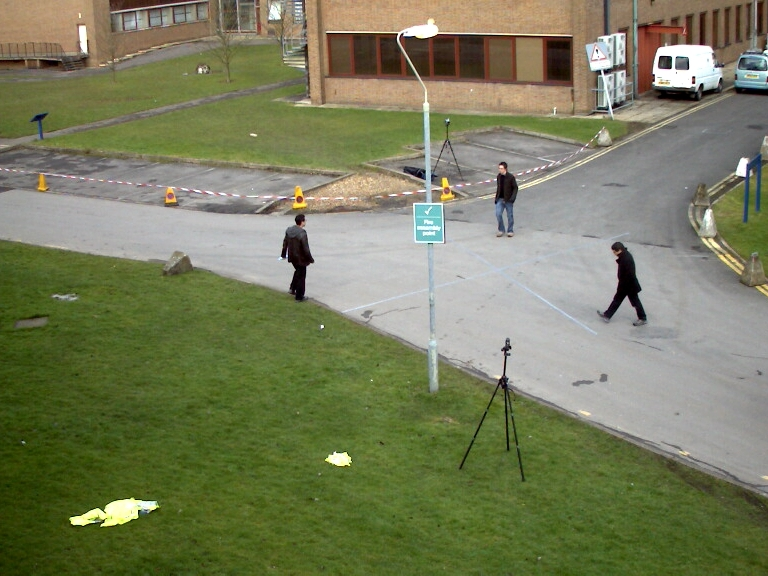
#> input picture PutImageDatasetHere/View_001/frame_0004.jpg, 768 x 576 px; its folder holds only this picture in this run
$ python b_myDetectionAlgorithm.py
#> lines starting #> are read from the running program, lines starting #| are printed output that depends on the picture
import cv2
import os
import pandas as pd
import numpy as np
import matplotlib.pyplot as plt
from a_GT_visualization import createBoundingBox, createIdentityNumber


# Loads all the names of the frames from the dataset
def loadImgDatasetPaths():

    print('\n\t -Selecting images')

    image_folder = "PutImageDatasetHere/View_001"
    imagesPaths = [os.path.join(image_folder, img) for img in os.listdir(image_folder)]
    imagesPaths.sort()

    return imagesPaths


# Receives the path to all images and returns the images without the background by using a median filter
def removeBG(pathToImages, minThreshold=15, openingK=4, dilationK=1, closingK=6, smallClosingK=3, minArea=200):

#> called with minThreshold = 15, openingK = 4, dilationK = 1, closingK = 6, smallClosingK = 3, minArea = 200
    print('\n\t -Applying morphological transformations images')

    print('Loading images...')
    # Load all images
    images = [cv2.imread(imgPath) for imgPath in pathToImages]
#> images = 1 item

    print('Computing median to remove background...')
    # Compute median image (background) by subsampling all the images and return a grayscale image
    median = cv2.cvtColor(np.median(images[::10], axis=0).astype(np.uint8), cv2.COLOR_BGR2GRAY)
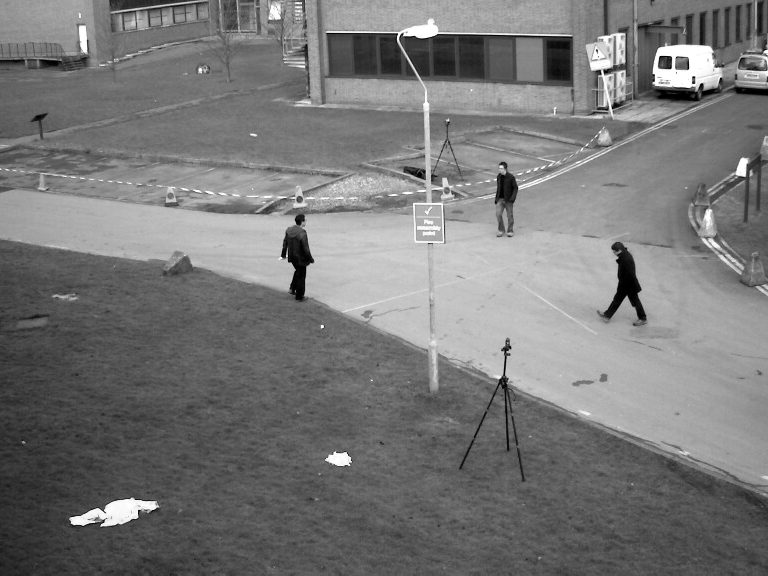
#> median: shape (576, 768); min 0, max 255, mean 120

    # Initialize list to store binary images without background
    imagesWithoutBG = []

    print('Applying morphological transformation on all images...')
    # Loop through all images
    for img in images:
        # Convert the image to grayscale
        gray = cv2.cvtColor(img, cv2.COLOR_BGR2GRAY)

        # Subtract the median from the grayscale image to obtain the foreground
        foreground = cv2.absdiff(gray, median)

        # Threshold the foreground to obtain a binary image
        thresholded = cv2.threshold(foreground, minThreshold, 255, cv2.THRESH_BINARY)[1]

        # Apply opening to remove small objects or noise from binary image
        kernel = np.ones((openingK, openingK),np.uint8)
        opened = cv2.morphologyEx(thresholded, cv2.MORPH_OPEN, kernel)

        # Dilation to fill gap between head and body
        kernel = np.ones((dilationK,dilationK),np.uint8)
        dilated = cv2.dilate(opened, kernel)
        dilated = cv2.dilate(dilated, kernel)

        # Perform a closing operation to fill in big gaps in the objects
        kernel = np.ones((closingK,closingK),np.uint8)
        closed = cv2.morphologyEx(dilated, cv2.MORPH_CLOSE, kernel)

        # Perform many closing operations to fill in small gaps in the objects
        kernel = np.ones((smallClosingK,smallClosingK),np.uint8)
        closed = cv2.morphologyEx(closed, cv2.MORPH_CLOSE, kernel)
        closed = cv2.morphologyEx(closed, cv2.MORPH_CLOSE, kernel)
        closed = cv2.morphologyEx(closed, cv2.MORPH_CLOSE, kernel)
        closed = cv2.morphologyEx(closed, cv2.MORPH_CLOSE, kernel)

        imagesWithoutBG.append(closed)
#> this loop made 1 pass
#> after the loop, imagesWithoutBG = 1 item
    print('Morphological transformations applied.')
    return imagesWithoutBG


# Creates a dataframe that has all the data to create the bounding boxes on all images
def createMyTruth(imagesWithoutBG):

    print('\n\t -Creating dataframe with the data from the computer vision analysis')

    # Define the column names for the dataframe
    columns = ["Frame number", "Identity number", "Bounding box left", "Bounding box top",
               "Bounding box width", "Bounding box height", "Area", "Centroid"]

    # Initialize empty list for empty dataframe for tracking data
    dfMyTruth = pd.DataFrame(columns=columns)

    # Initialize dictionary to store centroids for each identity number
    centroids_dict = {}

    print('Iterating through every binary image...')
    # Loop through each binary image in the list
    for frame_num, binary_img in enumerate(imagesWithoutBG):

        # Perform connected component analysis on the binary image
        num_labels, labels, stats, centroids = cv2.connectedComponentsWithStats(binary_img)

        # Loop through each connected component in the binary image
        for i in range(1, num_labels):

            # Extract stats for this component
            left = stats[i, cv2.CC_STAT_LEFT]
            top = stats[i, cv2.CC_STAT_TOP]
            width = stats[i, cv2.CC_STAT_WIDTH]
            height = stats[i, cv2.CC_STAT_HEIGHT]
            area = stats[i, cv2.CC_STAT_AREA]

            # Remove noise by avaliating only big regions
            if area >= 200:

                # Get centroid coordinates
                cx, cy = centroids[i]

                # Check if this is a new or existing identity (if is new pedestrian or an existing one)
                existing_ids = list(centroids_dict.keys())
                if len(existing_ids) == 0:
                    # If there are no existing pedestrians, assign identity number 1 to this component
                    identity_num = 1
                    centroids_dict[identity_num] = (cx, cy)
                else:
                    # If there are existing pedestrians, find the closest one and assign it to this component
                    min_dist = float('inf')
                    min_id = None
                    for identity_num, centroid in centroids_dict.items():
                        dist = np.sqrt((cx - centroid[0])**2 + (cy - centroid[1])**2)
                        if dist < min_dist:
                            min_dist = dist
                            min_id = identity_num
                    if min_dist > 50:
                        # If the closest identity is too far away, create a new one
                        max_id = max(existing_ids)
                        identity_num = max_id + 1
                        centroids_dict[identity_num] = (cx, cy)
                    else:
                        # Otherwise, assign the closest identity to this component
                        identity_num = min_id
                        centroids_dict[identity_num] = (cx, cy)


                # Add tracking data to the my truth dataframe
                new_line = pd.DataFrame({
                        "Frame number": frame_num+1, #as the txt, it starts at 1
                        "Identity number": identity_num,
                        "Bounding box left": left,
                        "Bounding box top": top,
                        "Bounding box width": width,
                        "Bounding box height": height,
                        "Area": area,
                        "xCentroid": cx,
                        "yCentroid": cy
                }, index=[0])
                dfMyTruth = pd.concat([dfMyTruth, new_line], ignore_index=True)

    print('Data collected.')

    return dfMyTruth


def showMTworking(imagesPath, myAnalysisDf):

    print('\n\t -Starting the presentation of the results')
    # Loop through the images and display them one after another like a video
    for idx, img_path in enumerate(imagesPath):

        img = cv2.imread(img_path)
        df = myAnalysisDf
        # select all the boxes that shall appear in frame number idx+1
        boxes = df[df["Frame number"] == idx+1]

        for _, row in boxes.iterrows():
            xTopLeft = row["Bounding box left"]
            yTopLeft = row["Bounding box top"]
            width = row["Bounding box width"]
            height = row["Bounding box height"]
            id = row["Identity number"]

            img = createBoundingBox(img, xTopLeft, yTopLeft, width, height, (0, 255, 255))
            img = createIdentityNumber(img, xTopLeft, yTopLeft, width, id, (0, 255, 255))

        cv2.imshow("My detection algorithm", img)
        if cv2.waitKey(25) & 0xFF == ord('q'):
            cv2.destroyAllWindows()
            break

    print('Finished.')
    cv2.destroyAllWindows()
    return


def showMTTrajectories(all_images_path, myTruthDf):
    # Read the first image to get its dimensions
    img = cv2.imread(all_images_path[0])
    height, width, channels = img.shape

    # Initialize the canvas with transparent background
    canvas = np.zeros((height, width, 4), dtype=np.uint8)

    # Set the alpha channel of the canvas to 50 (semi-transparent)
    canvas[:, :, 3] = 50

    # Define a dictionary to map identity numbers to colors
    id_color_dict = {}

    # Loop over all the images
    for i, img_path in enumerate(all_images_path):
        # Read the image
        img = cv2.imread(img_path)

        # Get the rows for the current frame
        df = myTruthDf[myTruthDf['Frame number'] == i]

        # Loop over the rows
        for _, row in df.iterrows():
            # Get the centroid coordinates
            x = int(row['xCentroid'])
            y = int(row['yCentroid'])

            # Get the identity number
            identity_number = row['Identity number']

            # Check if the identity number is already in the dictionary
            if identity_number in id_color_dict:
                # If it is, use the existing color
                color = id_color_dict[identity_number]
            else:
                # If not, generate a random color and add it to the dictionary
                color = np.random.randint(0, 255, size=3)
                color = tuple(map(int, color))
                id_color_dict[identity_number] = color

            # Draw the circle on the canvas with the corresponding color
            cv2.circle(canvas, (x, y), 5, color + (50,), -1)

        # Show the canvas overlaid on the image
        cv2.imshow('Trajectories', cv2.addWeighted(img, 0.7, canvas[:, :, :3], 0.3, 0))

        if cv2.waitKey(25) & 0xFF == ord('q'):
            cv2.destroyAllWindows()
            break

    cv2.destroyAllWindows()


def generateDinamicHeatmap(all_images_path, myTruthDf, sigma=20):
    # Loop over all the images
    for i, img_path in enumerate(all_images_path):
        # Read the image
        img = cv2.imread(img_path)

        # Get the rows for the current frame
        df = myTruthDf[myTruthDf['Frame number'] == i]

        # Read the first image to get its dimensions
        height, width, channels = img.shape

        # Initialize the heatmap with zeros
        heatmap = np.zeros((height, width), dtype=np.float32)

        # Loop over the rows
        for _, row in df.iterrows():
            # Get the centroid coordinates
            x = int(row['xCentroid'])
            y = int(row['yCentroid'])

            # Set the standard deviation of the Gaussian kernel
            sigma = sigma

            # Calculate the distance from the current point to all other points
            xv, yv = np.meshgrid(np.arange(width), np.arange(height))
            distance = np.sqrt((xv - x)**2 + (yv - y)**2)

            # Calculate the weights for each pixel based on the distance
            weights = np.exp(-distance**2 / (2 * sigma**2))

            # Update the heatmap with the weighted values
            heatmap += weights

        # Normalize the heatmap to a range of [0, 1]

        if np.max(heatmap) == 0:
            heatmap_norm = heatmap
        else:
            heatmap_norm = heatmap / np.max(heatmap)

        # Convert the heatmap to a 3-channel image
        heatmap = cv2.cvtColor(np.uint8(heatmap_norm * 255), cv2.COLOR_GRAY2BGR)

        # Resize the heatmap to match the size of the original image
        heatmap = cv2.resize(heatmap, (width, height))

        # Add the heatmap on top of the original image
        heatmap_img = cv2.addWeighted(img, 0.2, heatmap, 0.8, 0)

        # Show the heatmap image
        cv2.imshow('Dinamic heatmap', heatmap_img)

        if cv2.waitKey(25) & 0xFF == ord('q'):
            cv2.destroyAllWindows()
            break

    cv2.destroyAllWindows()


def generateSimpleHeatmap(all_images_path, myTruthDf, size=10):

    print("\n\t -Calculating simple heatmap")

    # Read the first image to get its dimensions
    img = cv2.imread(all_images_path[0])
    height, width, channels = img.shape

    # Initialize the heatmap
    heatmap = np.zeros((height, width), dtype=np.float32)

    # Loop over all the images
    for i, img_path in enumerate(all_images_path):
        # Read the image
        img = cv2.imread(img_path)

        # Get the rows for the current frame
        df = myTruthDf[myTruthDf['Frame number'] == i]

        # Loop over the rows
        for _, row in df.iterrows():
            # Get the centroid coordinates
            x = int(row['xCentroid'])
            y = int(row['yCentroid'])

            # Add to the heatmap around the given coordinates
            heatmap[max(0, y-size):min(height, y+size), max(0, x-size):min(width, x+size)] += 1

    # Calculate the percentage of time spent in each area
    total_time = len(all_images_path)
    heatmap_percentage = heatmap / total_time * 100

    # Plot the heatmap
    plt.imshow(heatmap_percentage, cmap='inferno')

    # Add a colorbar
    cbar = plt.colorbar()
    cbar.set_label('% of time spent in area')

    # Title
    plt.title("Occupancy heatmap (whole scene)")

    # Show the plot
    plt.show()
    print("Plotted")


def generateGaussianHeatmap(all_images_path, myTruthDf, sigma=20):

    print("\n\t -Calculating Gaussian heatmap (whole scene)")

    # Read the first image to get its dimensions
    img = cv2.imread(all_images_path[0])
    height, width, channels = img.shape

    # Initialize the heatmap with zeros
    heatmap = np.zeros((height, width), dtype=np.float32)

    # Loop over all the images
    for i, img_path in enumerate(all_images_path):
        # Read the image
        img = cv2.imread(img_path)

        # Get the rows for the current frame
        df = myTruthDf[myTruthDf['Frame number'] == i]

        # Loop over the rows
        for _, row in df.iterrows():
            # Get the centroid coordinates
            x = int(row['xCentroid'])
            y = int(row['yCentroid'])

            # Set the standard deviation of the Gaussian kernel
            sigma = sigma

            # Calculate the distance from the current point to all other points
            xv, yv = np.meshgrid(np.arange(width), np.arange(height))
            distance = np.sqrt((xv - x)**2 + (yv - y)**2)

            # Calculate the weights for each pixel based on the distance
            weights = np.exp(-distance**2 / (2 * sigma**2))

            # Update the heatmap with the weighted values
            heatmap += weights

    # Calculate the percentage of time spent in each area
    total_time = len(all_images_path)
    heatmap_percentage = heatmap / total_time * 100

    # Plot the heatmap
    plt.imshow(heatmap_percentage, cmap='inferno')

    # Add a colorbar
    cbar = plt.colorbar()
    cbar.set_label('% of time spent in area')

    # Title
    plt.title("Occupancy heatmap (whole scene)")

    # Show the plot
    plt.show()
    print("Plotted")


if __name__ == "__main__":

    # Getting images
    all_images_path = loadImgDatasetPaths()

    # Define the parameters for removeBG function
    minThreshold = 15
    openingK = 4
    dilationK = 1
    closingK = 6
    smallClosingK = 3
    minArea = 200

    # Define the filename
    filename = f"myTruthDf-{minThreshold}-{openingK}-{dilationK}-{closingK}-{smallClosingK}-{minArea}.csv"

    # Check if the simulation was already done, if so, load the data
    if os.path.isfile(filename):
        # If the file exists, read it in
        print("This analysis was already done")
        myTruthDf = pd.read_csv(filename)

    # Otherwise, load run the algorithm, create the data and save it to a .csv
    else:
        # If the file does not exist, run removeBG and createMyTruth and save the output to a file
        imagesWithoutBG = removeBG(all_images_path, minThreshold=minThreshold, openingK=openingK, dilationK=dilationK, closingK=closingK, smallClosingK=smallClosingK, minArea=minArea)
#> imagesWithoutBG = 1 item
        myTruthDf = createMyTruth(imagesWithoutBG)
#> the loop in createMyTruth, `for frame_num, binary_img in enumerate(imagesWithoutBG):` made 1 pass
#> (frame_num, num_labels, stats, centroids) on pass 1: (0, 1, [[0, 0, 768, 576, 442368]], [[383.5, 287.5]])
#> after the loop in createMyTruth, `for frame_num, binary_img in enumerate(imagesWithoutBG):`: centroids_dict = 0 items
#> myTruthDf = table of 0 rows and 8 columns
        myTruthDf.to_csv(filename, index=False)

    # Presenting results
    showMTworking(all_images_path, myTruthDf)
#> in showMTworking, img is the input picture: shape (576, 768, 3); mean B, G, R 92.4, 125.2, 120.5
#> (key q is pressed here)

    # Shows the trajectories dinamically
    showMTTrajectories(all_images_path, myTruthDf)
#> after the loop in showMTTrajectories, `for _, row in df.iterrows():`: id_color_dict = 0 items
#> in showMTTrajectories, `cv2.imshow('Trajectories', cv2.addWeighted(img, 0.7, canvas[:, :, :3],..`:
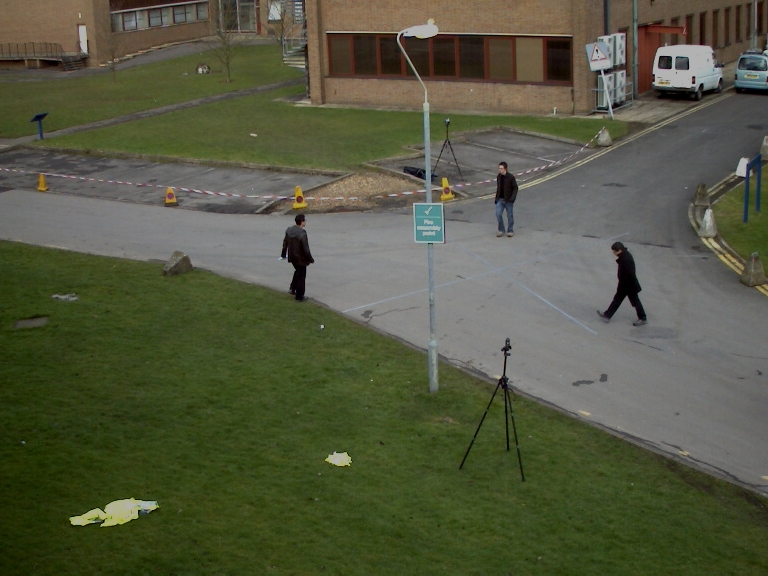
#> window 'Trajectories': shape (576, 768, 3); mean B, G, R 64.7, 87.6, 84.3
#> (key q is pressed here)

    # Show dinamic heatmap of each frame
    generateDinamicHeatmap(all_images_path, myTruthDf, sigma=50)
#> in generateDinamicHeatmap, `df = myTruthDf[myTruthDf['Frame number'] == i]`: df = table of 0 rows and 8 columns
#> in generateDinamicHeatmap, `heatmap = cv2.cvtColor(np.uint8(heatmap_norm * 255), cv2.COLOR_GRAY2BGR)`: heatmap: shape (576, 768, 3); every value is 0
#> in generateDinamicHeatmap, `heatmap_img = cv2.addWeighted(img, 0.2, heatmap, 0.8, 0)`:
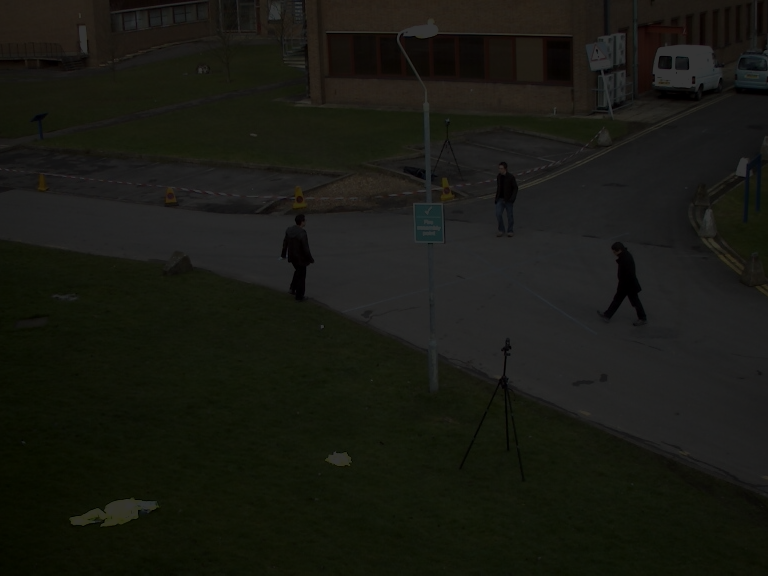
#> heatmap_img: shape (576, 768, 3); mean B, G, R 18.5, 25, 24.1
#> (key q is pressed here)

    # Plot the a simple static heatmap (10*10 calculations per person, n per frame)
    generateSimpleHeatmap(all_images_path, myTruthDf, size=10)
#> in generateSimpleHeatmap, `total_time = len(all_images_path)`: total_time = 1
#> in generateSimpleHeatmap, `plt.show()`:
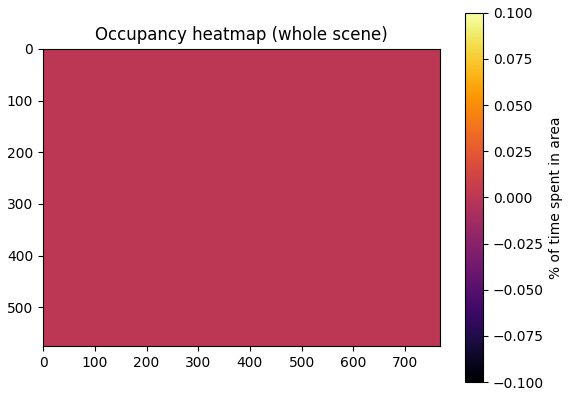
#> figure drawn by matplotlib, 2 panels

    # Plot the static heatmap using gaussian metric (w*h calculations per person, n*w*h per frame)
    generateGaussianHeatmap(all_images_path, myTruthDf, sigma=20)
#> in generateGaussianHeatmap, `df = myTruthDf[myTruthDf['Frame number'] == i]`: df = table of 0 rows and 8 columns
#> in generateGaussianHeatmap, `total_time = len(all_images_path)`: total_time = 1


'''
Code if I want to see a specific result. Just need to change imagesWithoutBG.append(closed) if needed.

        for img in imagesWithoutBG:
            cv2.imshow("Image without background", img)
            if cv2.waitKey(25) and 0xFF == ord('q'):
                cv2.destroyAllWindows()
               break

       cv2.destroyAllWindows()
'''
